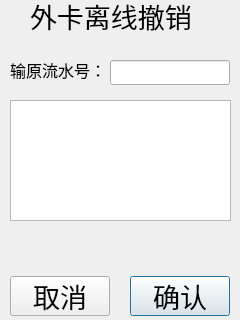
<?xml version="1.0" encoding="UTF-8"?>
<ui version="4.0">
 <class>Pro_53_OffCancel</class>
 <widget class="QDialog" name="Pro_53_OffCancel">
  <property name="geometry">
   <rect>
    <x>0</x>
    <y>0</y>
    <width>240</width>
    <height>320</height>
   </rect>
  </property>
  <property name="windowTitle">
   <string>Dialog</string>
  </property>
  <widget class="QLabel" name="label_2">
   <property name="geometry">
    <rect>
     <x>30</x>
     <y>0</y>
     <width>171</width>
     <height>31</height>
    </rect>
   </property>
   <property name="font">
    <font>
     <family>AR PL UKai CN</family>
     <pointsize>20</pointsize>
    </font>
   </property>
   <property name="text">
    <string>外卡离线撤销</string>
   </property>
  </widget>
  <widget class="QPushButton" name="confirmButton">
   <property name="geometry">
    <rect>
     <x>130</x>
     <y>276</y>
     <width>100</width>
     <height>40</height>
    </rect>
   </property>
   <property name="font">
    <font>
     <family>AR PL UKai CN</family>
     <pointsize>20</pointsize>
    </font>
   </property>
   <property name="text">
    <string>确认</string>
   </property>
  </widget>
  <widget class="QPushButton" name="cancelButton">
   <property name="geometry">
    <rect>
     <x>10</x>
     <y>276</y>
     <width>100</width>
     <height>40</height>
    </rect>
   </property>
   <property name="font">
    <font>
     <family>AR PL UKai CN</family>
     <pointsize>20</pointsize>
    </font>
   </property>
   <property name="text">
    <string>取消</string>
   </property>
  </widget>
  <widget class="QTextEdit" name="line0_card">
   <property name="geometry">
    <rect>
     <x>10</x>
     <y>100</y>
     <width>221</width>
     <height>121</height>
    </rect>
   </property>
   <property name="font">
    <font>
     <family>AR PL UKai CN</family>
     <pointsize>14</pointsize>
    </font>
   </property>
   <property name="readOnly">
    <bool>true</bool>
   </property>
  </widget>
  <widget class="QLabel" name="label_4">
   <property name="geometry">
    <rect>
     <x>10</x>
     <y>60</y>
     <width>96</width>
     <height>19</height>
    </rect>
   </property>
   <property name="font">
    <font>
     <family>AR PL UKai CN</family>
     <pointsize>12</pointsize>
    </font>
   </property>
   <property name="text">
    <string>输原流水号：</string>
   </property>
  </widget>
  <widget class="QLineEdit" name="line1_amt">
   <property name="geometry">
    <rect>
     <x>110</x>
     <y>60</y>
     <width>120</width>
     <height>25</height>
    </rect>
   </property>
   <property name="font">
    <font>
     <family>AR PL UKai CN</family>
     <pointsize>14</pointsize>
    </font>
   </property>
  </widget>
 </widget>
 <resources/>
 <connections/>
</ui>
